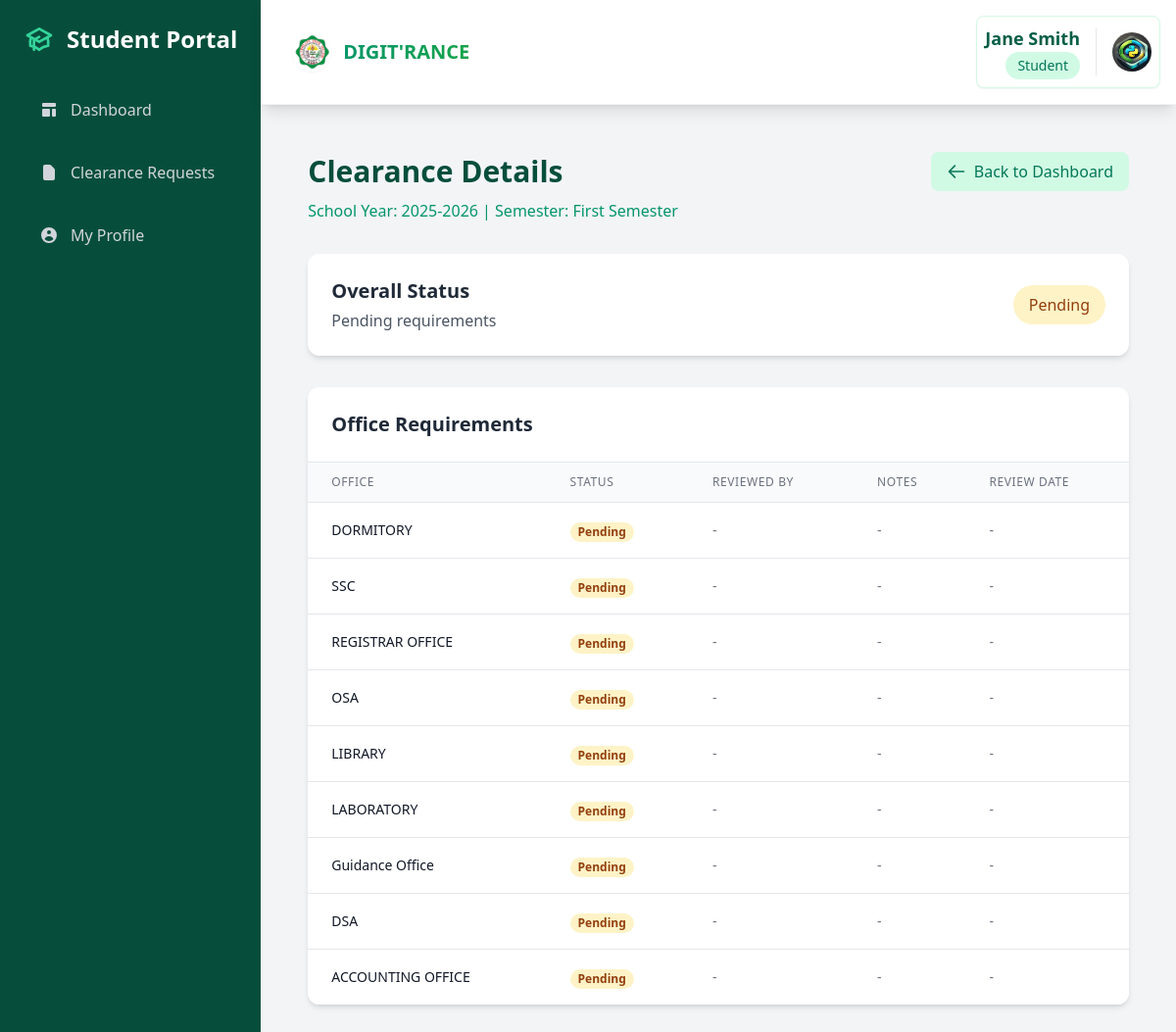
The page /student/clearance/2/ (signed in) on the database as committed earlier.
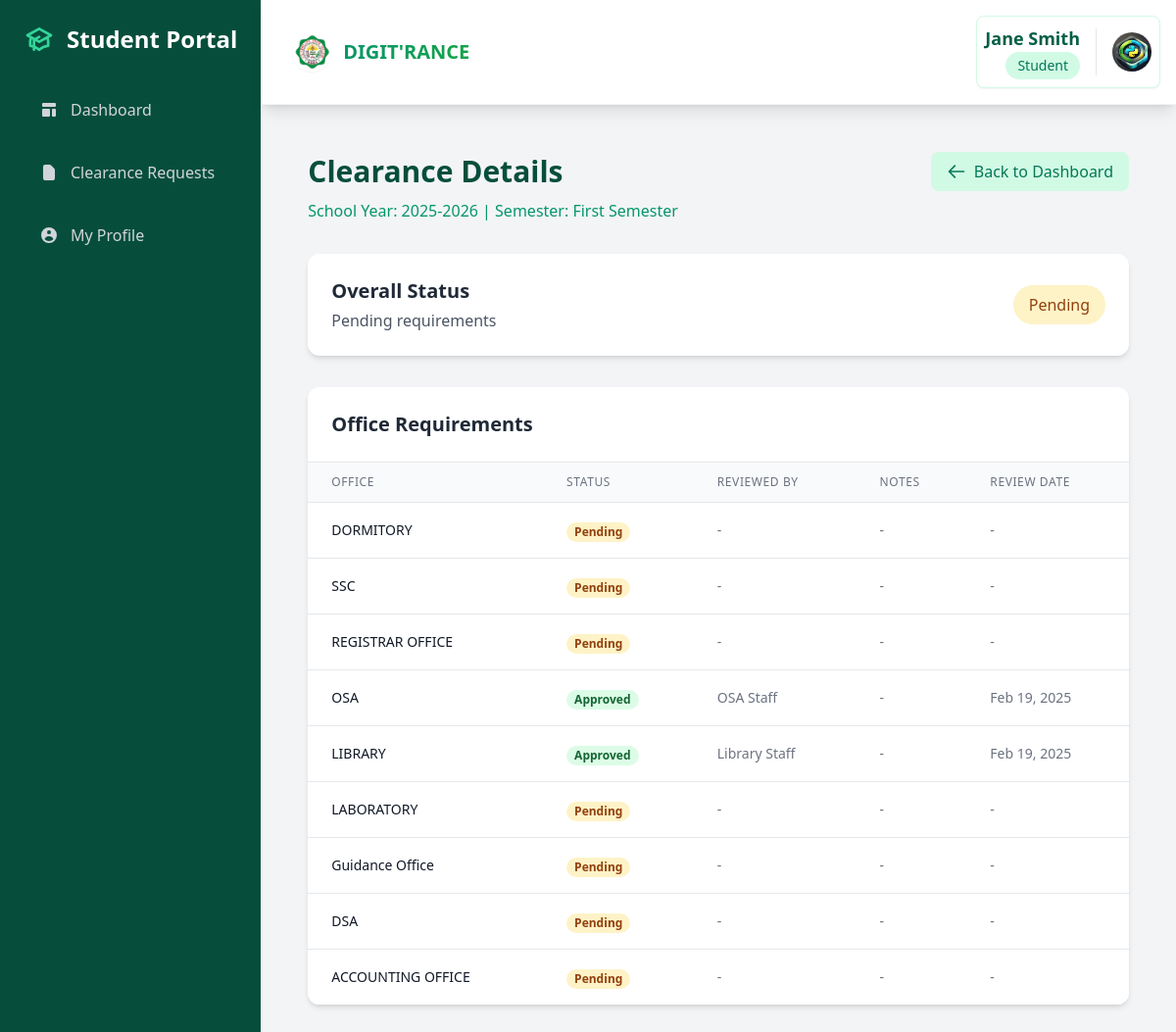
The same page on the database as committed later.
### core/models.py (models this page shows, shortened)
class Student(models.Model):
    student_id = models.CharField(max_length=20, unique=True)
    user = models.OneToOneField(User, on_delete=models.CASCADE)
    course = models.ForeignKey(Course, on_delete=models.PROTECT)
    year_level = models.IntegerField()
    is_boarder = models.BooleanField(default=False)
    created_at = models.DateTimeField(auto_now_add=True)
    program_chair = models.ForeignKey(ProgramChair, on_delete=models.SET_NULL, null=True, blank=True, related_name="students")
    dormitory_owner = models.ForeignKey(Staff, on_delete=models.SET_NULL, null=True, blank=True, related_name="students_dorm", limit_choices_to={'is_dormitory_owner': True})
    is_approved = models.BooleanField(default=False)
    approval_date = models.DateTimeField(null=True, blank=True)
    approval_admin = models.ForeignKey(User, on_delete=models.SET_NULL, null=True, blank=True, related_name='approved_students')
    profile_picture = models.ImageField(
        upload_to='student_profiles/',
        null=True,
        blank=True
    )
    def get_profile_picture_url(self):
        if self.profile_picture and hasattr(self.profile_picture, 'url'):
            return self.profile_picture.url
        return static('img/default-profile.png')
    @property
    def full_name(self):
        return self.user.get_full_name()

class Clearance(models.Model):
    SEMESTER_CHOICES = SEMESTER_CHOICES  # Reference the module-level choices
    student = models.ForeignKey(Student, on_delete=models.CASCADE, related_name='clearances')
    school_year = models.CharField(max_length=9)  # Format: 2023-2024
    semester = models.CharField(max_length=3, choices=SEMESTER_CHOICES)
    is_cleared = models.BooleanField(default=False)
    cleared_date = models.DateTimeField(null=True, blank=True)
    program_chair_approved = models.BooleanField(default=False)
    created_at = models.DateTimeField(auto_now_add=True)
    class Meta:
        unique_together = ['student', 'school_year', 'semester']
        ordering = ['-school_year', '-semester']

class ClearanceRequest(models.Model):
    student = models.ForeignKey(Student, on_delete=models.CASCADE, related_name='clearance_requests')
    office = models.ForeignKey(Office, on_delete=models.CASCADE, related_name='clearance_requests')
    school_year = models.CharField(max_length=9)  # Format: 2023-2024
    semester = models.CharField(max_length=3, choices=SEMESTER_CHOICES)
    status_choices = [
        ('pending', 'Pending'),
        ('approved', 'Approved'),
        ('denied', 'Denied'),
    ]
    status = models.CharField(max_length=10, choices=status_choices, default='pending')
    remarks = models.TextField(blank=True, null=True)
    reviewed_by = models.ForeignKey(Staff, on_delete=models.SET_NULL, null=True, blank=True)
    request_date = models.DateTimeField(auto_now_add=True)
    reviewed_date = models.DateTimeField(null=True, blank=True)
    notes = models.TextField(blank=True, null=True, help_text="Reasons for pending or denied clearance.")
    class Meta:
        unique_together = ['student', 'office', 'school_year', 'semester']
        ordering = ['-school_year', '-semester', '-request_date']

class Office(models.Model):
    OFFICE_TYPES = [
        ('SET', 'SET'),
        ('STE', 'STE'),
        ('SOCJE', 'SOCJE'),
        ('SAFES', 'SAFES'),
        ('SSB SET', 'SSB SET'),
        ('SSB STE', 'SSB STE'),
        ('SSB SOCJE', 'SSB SOCJE'),
        ('SSB SAFES', 'SSB SAFES'),
        ('OTHER', 'OTHER'),
    ]
    name = models.CharField(max_length=255, unique=True)
    office_type = models.CharField(max_length=50, choices=OFFICE_TYPES, default='OTHER')
    affiliated_dean = models.ForeignKey(Dean, on_delete=models.SET_NULL, null=True, blank=True, help_text="Associate this office with a specific dean (program)")
    description = models.TextField(blank=True, null=True)
    created_at = models.DateTimeField(auto_now_add=True)

class Staff(models.Model):
    user = models.OneToOneField(User, on_delete=models.CASCADE)
    office = models.ForeignKey(Office, on_delete=models.CASCADE, related_name='staff')
    role = models.CharField(max_length=100, blank=True, null=True)
    is_dormitory_owner = models.BooleanField(default=False)  # For dormitory (BH) manager

### core/views.py (the view)
@login_required
def view_clearance_details(request, clearance_id):
    clearance = get_object_or_404(Clearance, id=clearance_id)
    if request.user.student != clearance.student:
        messages.error(request, "You don't have permission to view this clearance.")
        return redirect('student_dashboard')
    clearance_requests = ClearanceRequest.objects.filter(
        student=clearance.student,
        school_year=clearance.school_year,
        semester=clearance.semester
    ).select_related('office', 'reviewed_by')
    context = {
        'clearance': clearance,
        'clearance_requests': clearance_requests,
    }
    return render(request, 'core/clearance_details.html', context)

### templates/core/clearance_details.html (shortened to what this page needs)
{% extends 'base.html' %}
{% load static %}
{% block sidebar %}
{% include "components/student_sidenav.html" %}
{% endblock %}
{% block content %}
<div class="container mx-auto p-6">
    <div class="mb-8">
        <div class="flex justify-between items-center">
            <h1 class="text-3xl font-bold text-emerald-900">Clearance Details</h1>
            <a href="{% url 'student_dashboard' %}"
               class="inline-flex items-center px-4 py-2 bg-emerald-100 text-emerald-700 rounded-lg hover:bg-emerald-200 transition-colors duration-200">
                <svg class="w-5 h-5 mr-2" fill="none" stroke="currentColor" viewBox="0 0 24 24">
                    <path stroke-linecap="round" stroke-linejoin="round" stroke-width="2" d="M10 19l-7-7m0 0l7-7m-7 7h18"></path>
                </svg>
                Back to Dashboard
            </a>
        </div>
        <p class="text-emerald-600 mt-2">
            School Year: {{ clearance.school_year }} | Semester: {{ clearance.get_semester_display }}
        </p>
    </div>
    <div class="bg-white rounded-xl shadow-md p-6 mb-8">
        <div class="flex items-center justify-between">
            <div>
                <h2 class="text-xl font-semibold text-gray-800">Overall Status</h2>
                <p class="text-gray-600 mt-1">
                    {% if clearance.is_cleared %}
                        All requirements completed
                    {% else %}
                        Pending requirements
                    {% endif %}
                </p>
            </div>
            <span class="px-4 py-2 rounded-full {% if clearance.is_cleared %}bg-green-100 text-green-800{% else %}bg-amber-100 text-amber-800{% endif %} font-medium">
                {% if clearance.is_cleared %}Cleared{% else %}Pending{% endif %}
            </span>
        </div>
    </div>
    <div class="bg-white rounded-xl shadow-md overflow-hidden">
        <div class="p-6 border-b border-gray-200">
            <h2 class="text-xl font-semibold text-gray-800">Office Requirements</h2>
        </div>
        <div class="overflow-x-auto">
            <table class="min-w-full divide-y divide-gray-200">
                <thead class="bg-gray-50">
                    <tr>
                        <th class="px-6 py-3 text-left text-xs font-medium text-gray-500 uppercase tracking-wider">Office</th>
                        <th class="px-6 py-3 text-left text-xs font-medium text-gray-500 uppercase tracking-wider">Status</th>
                        <th class="px-6 py-3 text-left text-xs font-medium text-gray-500 uppercase tracking-wider">Reviewed By</th>
                        <th class="px-6 py-3 text-left text-xs font-medium text-gray-500 uppercase tracking-wider">Notes</th>
                        <th class="px-6 py-3 text-left text-xs font-medium text-gray-500 uppercase tracking-wider">Review Date</th>
                    </tr>
                </thead>
                <tbody class="bg-white divide-y divide-gray-200">
                    {% for request in clearance_requests %}
                    <tr class="hover:bg-gray-50">
                        <td class="px-6 py-4 whitespace-nowrap">
                            <div class="text-sm font-medium text-gray-900">{{ request.office.name }}</div>
                        </td>
                        <td class="px-6 py-4 whitespace-nowrap">
                            <span class="px-2 inline-flex text-xs leading-5 font-semibold rounded-full
                                {% if request.status == 'approved' %}bg-green-100 text-green-800
                                {% elif request.status == 'denied' %}bg-red-100 text-red-800
                                {% else %}bg-amber-100 text-amber-800{% endif %}">
                                {{ request.get_status_display }}
                            </span>
                        </td>
                        <td class="px-6 py-4 whitespace-nowrap text-sm text-gray-500">
                            {{ request.reviewed_by.user.get_full_name|default:"-" }}
                        </td>
                        <td class="px-6 py-4 text-sm text-gray-500">
                            {{ request.notes|default:"-" }}
                        </td>
                        <td class="px-6 py-4 whitespace-nowrap text-sm text-gray-500">
                            {{ request.reviewed_date|date:"M d, Y"|default:"-" }}
                        </td>
                    </tr>
                    {% endfor %}
                </tbody>
            </table>
        </div>
    </div>
</div>
{% endblock %}

### templates/components/navbar.html (shortened to what this page needs)
{% load static %}
<header class="bg-white shadow-lg p-4 flex justify-between items-center border-b border-gray-100 sticky top-0 z-50">
    <div class="flex items-center">
        <h1 class="text-xl font-bold flex items-center ml-4 text-gray-800">
            <a href="{% url 'home' %}" class="flex items-center group">
                <img src="{% static 'img/permit_logo.png' %}" alt="JHCSC Logo" class="h-10 w-10 mr-3 rounded-full shadow-sm">
                <span class="text-gradient bg-clip-text text-transparent bg-gradient-to-r from-emerald-600 to-green-600 group-hover:from-emerald-700 group-hover:to-green-700 transition-all">
                </span>
            </a>
        </h1>
    </div>
    <div class="flex items-center">
        {% if user.is_authenticated %}
            <div class="bg-white rounded-lg shadow-sm border border-emerald-100 hover:shadow-md transition-all duration-200">
                <div class="flex items-center space-x-4 p-2">
                    <div class="flex flex-col items-end">
                        <span class="font-semibold text-lg text-emerald-800">
                            {% if user.programchair %}
                                {{ user.get_full_name }}
                            {% elif user.student %}
                                {{ user.student.full_name }}
                            {% elif user.staff %}
                                {{ user.get_full_name }}
                            {% else %}
                                {{ user.get_full_name }}
                            {% endif %}
                        </span>
                        <span class="text-sm px-3 py-1 bg-emerald-100 text-emerald-700 rounded-full font-medium">
                            {% if user.programchair %}
                                Program Chair
                            {% elif user.student %}
                                Student
                            {% elif user.staff %}
                                Staff
                            {% elif user.is_superuser %}
                                Administrator
                            {% endif %}
                        </span>
                    </div>
                    <div class="relative group">
                        {% if user.student %}
                            <img src="{{ user.student.get_profile_picture_url }}"
                                 alt="Profile"
                                 class="w-10 h-10 rounded-full object-cover">
                        {% elif user.programchair %}
                            <img src="{{ user.programchair.get_profile_picture_url }}"
                                 alt="Profile"
                                 class="w-10 h-10 rounded-full object-cover">
                        {% elif user.staff %}
                            <img src="{{ user.staff.get_profile_picture_url }}"
                                 alt="Profile"
                                 class="w-10 h-10 rounded-full object-cover">
                        {% endif %}
                    </div>
                </div>
            </div>
        {% endif %}
    </div>
</header>

Rows that differ between the two databases and show on the page:
changed ClearanceRequest "OSA": status "Pending" → "Approved"; reviewed_by.user.get_full_name "-" → "OSA Staff"; reviewed_date "-" → "Feb 19, 2025"
changed ClearanceRequest "LIBRARY": status "Pending" → "Approved"; reviewed_by.user.get_full_name "-" → "Library Staff"; reviewed_date "-" → "Feb 19, 2025"
